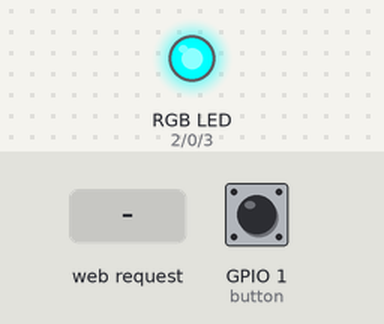
The sketch below on a simulated ESP8266 (NodeMCU). Parts: an RGB LED mixed from three pins (HIGH = lit). The inputs (shaded band) are chosen by the test bench; at power-on: GPIO 1 (button) LOW. WiFi joins after 1.5 s; servers stay silent unless stated; storage starts empty.

Above: at 1.2 s.
1.3 s: HTTP request GET /white received
At 2.9 s:
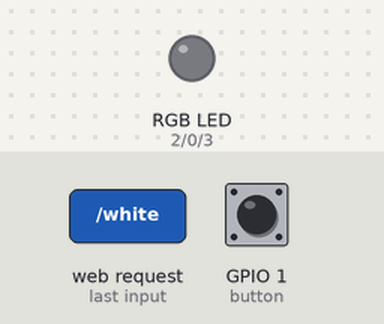
4.1 s: GPIO 1 (button) pulled HIGH for 0.15 s
At 6.8 s:
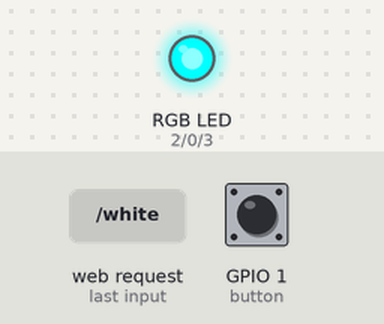
7.2 s: HTTP request GET /yellow received
At 8.2 s:
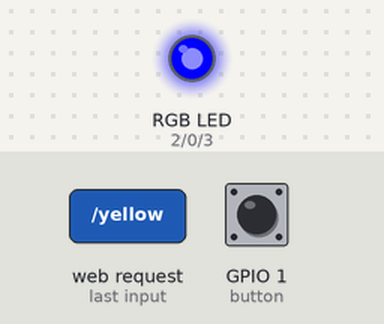
9.2 s: GPIO 1 (button) pulled HIGH for 1 s
At 11.7 s:
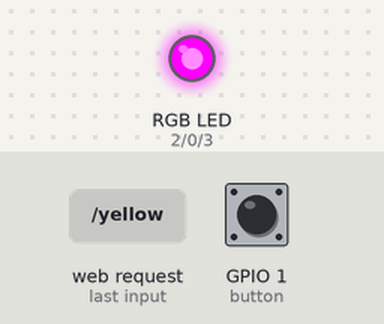
12.0 s: HTTP request GET /rainbow received
At 14.8 s:
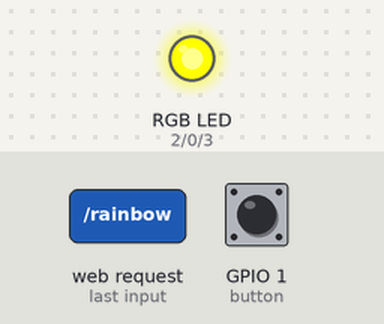
15.0 s: HTTP request GET /violet received
At 17.4 s:
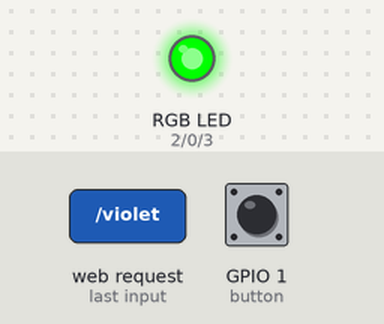
Timing chart, 0 to 18.9 s (numbered marks = the images above; inputs shaded):
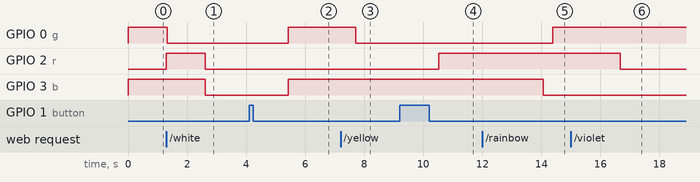

The sketch:

rabbitRGB_lamp.ino
```cpp
#include <ESP8266WiFi.h>
#include <ESP8266WebServer.h>
#include <ESP8266SSDP.h>
#include <FS.h>

ESP8266WebServer HTTP(80);

String AP       = "LoginFromWifi";
String PASSWORD = "*******";

String SSDP_Name = "RabbitGB_Lamp";

#define r 2
#define g 0
#define b 3
#define button 1

int ledmode = 1;                        // Переменная для изменения режимов работы светильника
int cr,cg,cb;                           // Переменные для хранения текущих значений цветов (от 0 до 255 для каждого цвета)

int active_color;                       // переменная для перебора цветов
int i;                                  // переменная для плавной смены цветов
boolean turn = true;                    // логическая переменная для определения направления изменения спектра (true к 255, false к 0)

void setup() {
  pinMode(r,OUTPUT);
  pinMode(g,OUTPUT);
  pinMode(b,OUTPUT);
  pinMode(button,INPUT);

  analogWrite(r,invert(255));
  analogWrite(g,invert(0));
  analogWrite(b,invert(0));

  active_color = g;                         // программа начнет работу зеленого цвета
  i = 0;

  WiFi.mode(WIFI_STA);                      // Определяем режим работы Wi-Fi модуля в режиме клиента
  WiFi.begin(AP.c_str(), PASSWORD.c_str());
  HTTP.begin();                             // Инициализация Web-сервер
  SPIFFS.begin();                           // Инициализация файловой системы
  SSDP_init();

// обработка HTTP-события
  HTTP.on("/rainbow", [](){
    ledmode = 1;
    HTTP.send(200, "text/plain", "rainbow");
  });
  HTTP.on("/red", [](){
    ledmode = 2;
    HTTP.send(200, "text/plain", "red");
  });
  HTTP.on("/orange", [](){
    ledmode = 3;
    HTTP.send(200, "text/plain", "orange");
  });
  HTTP.on("/yellow", [](){
    ledmode = 4;
    HTTP.send(200, "text/plain", "yellow");
  });
  HTTP.on("/green", [](){
    ledmode = 5;
    HTTP.send(200, "text/plain", "green");
  });
  HTTP.on("/lightblue", [](){
    ledmode = 6;
    HTTP.send(200, "text/plain", "lightblue");
  });
  HTTP.on("/blue", [](){
    ledmode = 7;
    HTTP.send(200, "text/plain", "blue");
  });
  HTTP.on("/violet", [](){
    ledmode = 8;
    HTTP.send(200, "text/plain", "violet");
  });
  HTTP.on("/white", [](){
    ledmode = 9;
    HTTP.send(200, "text/plain", "white");
  });
  //обработка ошибки на сервере
  HTTP.onNotFound([](){
    if(!handleFileRead(HTTP.uri()))
      HTTP.send(404, "text/plain", "File isn't found");
  });
}

void loop() {
  HTTP.handleClient();                        // применение алгоритма для обработки HTTP события
  if (digitalRead(button) == HIGH && debounce()) {  //работа с кнопкой и вызова функции для предотвращения дребезга
   ledmode++;
   if (ledmode > 9)
     ledmode = 1;
  }
  if (ledmode == 9)
    smooth_white();
  else
    smooth_change();
  delay(5);
}
  // Функция работы с файловой системой
bool handleFileRead(String path){
  if(path.endsWith("/")) path += "index.htm";
  String contentType = getContentType(path);
  String pathWithGz = path + ".gz";
  if(SPIFFS.exists(pathWithGz) || SPIFFS.exists(path)){
    if(SPIFFS.exists(pathWithGz))
      path += ".gz";
    File file = SPIFFS.open(path, "r");
    size_t sent = HTTP.streamFile(file, contentType);
    file.close();
    return true;
  }
  return false;
}

String getContentType(String filename){
  if (HTTP.hasArg("download")) return "application/octet-stream";
  else if (filename.endsWith(".htm")) return "text/html";
  else if (filename.endsWith(".html")) return "text/html";
  else if (filename.endsWith(".css")) return "text/css";
  else if (filename.endsWith(".js")) return "application/javascript";
  else if (filename.endsWith(".png")) return "image/png";
  else if (filename.endsWith(".gif")) return "image/gif";
  else if (filename.endsWith(".jpg")) return "image/jpeg";
  else if (filename.endsWith(".ico")) return "image/x-icon";
  else if (filename.endsWith(".xml")) return "text/xml";
  else if (filename.endsWith(".pdf")) return "application/x-pdf";
  else if (filename.endsWith(".zip")) return "application/x-zip";
  else if (filename.endsWith(".gz")) return "application/x-gzip";
  return "text/plain";
}
// Функция создает описание устройства для его обнаружения в сетевом окружении
void SSDP_init(void) {
  HTTP.on("/description.xml", HTTP_GET, []() {
    SSDP.schema(HTTP.client());
  });
  SSDP.setDeviceType("upnp:rootdevice");
  SSDP.setSchemaURL("description.xml");
  SSDP.setHTTPPort(80);
  SSDP.setName(SSDP_Name);
  SSDP.setSerialNumber(ESP.getChipId());
  SSDP.setURL("/");
  SSDP.setModelName(SSDP_Name);
  SSDP.begin();
}
// Функция преобразования значений
int invert(int value){
  return map(value, 0, 255, 1023, 0);
}
// Функция для самостоятельной смены цветов диода
void change_color() {
  switch (active_color) {
    case r:
      active_color = b;
      return;
    case g:
      active_color = r;
      return;
    case b:
      active_color = g;
      return;
  }
}
// Функция для включения белого цвета
void smooth_white() {
    if (cr == 255 && cg == 255 && cb == 255)
      return;
    if (cr < 255)
      cr++;
    if (cg < 255)
      cg++;
    if (cb < 255)
      cb++;
    analogWrite(r,invert(cr));
    analogWrite(g,invert(cg));
    analogWrite(b,invert(cb));
}
// Функция для смены цвета
void smooth_change() {

  if (ledmode == 2 && cr == 255 &&  cg == 0 && cb == 0)
    return;

  if (ledmode == 3 && cr == 255 &&  cg == 70 && cb == 0)
    return;

  if (ledmode == 4 && cr == 255 &&  cg == 255 && cb == 0)
    return;

  if (ledmode == 5 && cr == 147 &&  cg == 255 && cb == 0)
    return;

  if (ledmode == 6 && cr == 0 &&  cg == 255 && cb == 200)
    return;

  if (ledmode == 7 && cr == 0 &&  cg == 0 && cb == 255)
    return;

  if (ledmode == 8 && cr == 255 &&  cg == 0 && cb == 255)
    return;

  if (cr != 0 &&  cg != 0 && cb != 0) {
    cg--;
    cb--;
    analogWrite(g,invert(cg));
    analogWrite(b,invert(cb));
    turn = true;
    i = 0;
    active_color = g;
    return;
  }

  if (turn)
    i++;
  else
    i--;

  analogWrite(active_color,invert(i));
// Функция чтобы запомнить текущие значения на всех цветовых каналах
  mem_current_colors();

  if ((i == 255 && turn) || (i == 0 && !turn)) {
    change_color();
    turn = !turn;
  }
}
 // Функция для запоминания текущих значение цветов
void mem_current_colors() {
  switch (active_color) {
    case r:
      cr = i;
      return;
    case g:
      cg = i;
      return;
    case b:
      cb = i;
      return;
  }
}
//Функция для обработки дребезга
bool debounce() {
  int high_level = 0;
  for (int n = 0; n < 100; n++) {
    if (digitalRead(button) == HIGH)
      high_level++;
  }
  if (high_level > 70) {
     delay(1000);
     return true;
  }
  return false;
}
```

Measured:
- after the input at 1.3 s, GPIO 2 (r): LOW → HIGH after 0.00 s instead of 0.35 s; GPIO 3 (b): HIGH → LOW after 1.3 s instead of 2.6 s
- after the input at 4.1 s, GPIO 0 (g), GPIO 3 (b): LOW → HIGH after 1.3 s
- after the input at 7.2 s, GPIO 2 (r): stays LOW (without the input it goes to HIGH after 0.84 s)
- after the input at 9.2 s, GPIO 2 (r): LOW → HIGH after 1.3 s
- after the input at 12.0 s, GPIO 0 (g): LOW → HIGH after 2.4 s; GPIO 3 (b): HIGH → LOW after 2.1 s
- after the input at 15.0 s, GPIO 0 (g): stays HIGH (without the input it goes to HIGH after 4.0 s); GPIO 3 (b): stays LOW (without the input it goes to HIGH after 2.0 s)
